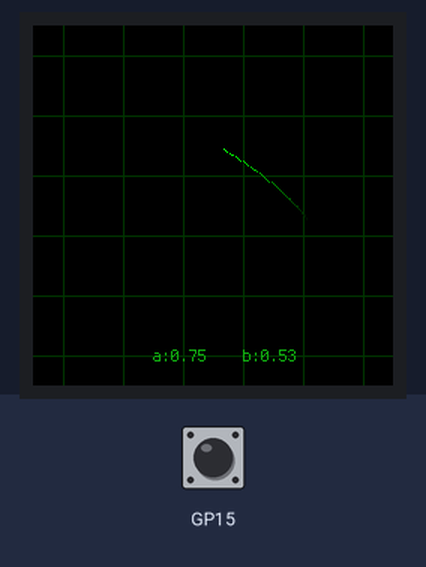
Simulated run of this program. Board: Raspberry Pi Pico running CircuitPython. Shown: 240×240 colour display. The test bench sets the inputs (shaded band); at power-on: GP15 HIGH. Random numbers come from a fixed seed.

Above: at 0.45 s.
At 3.15 s:
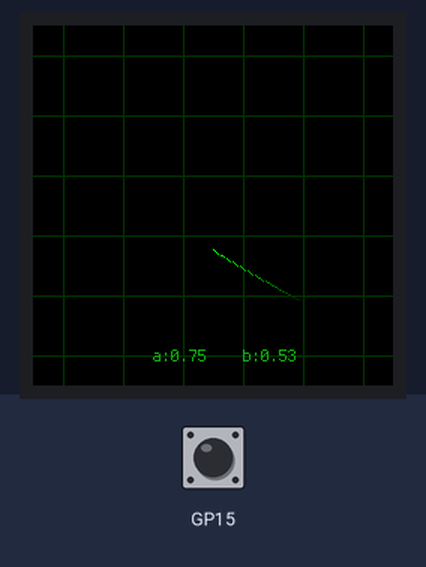
At 5.85 s:
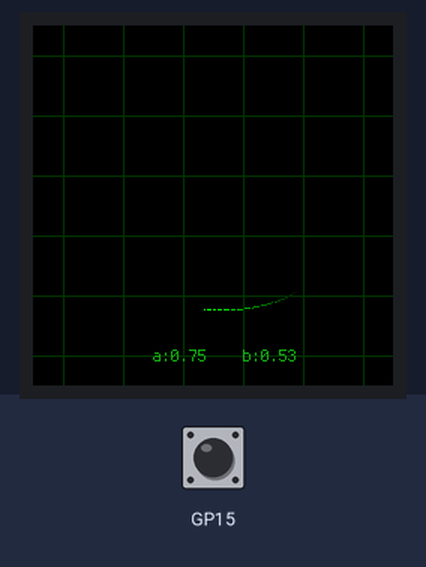
At 11.56 s:
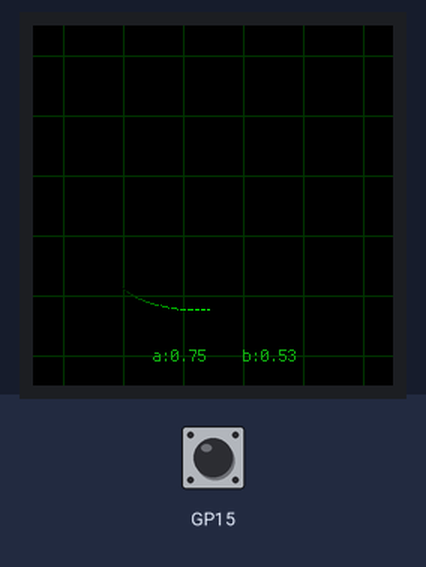
At 16.66 s:
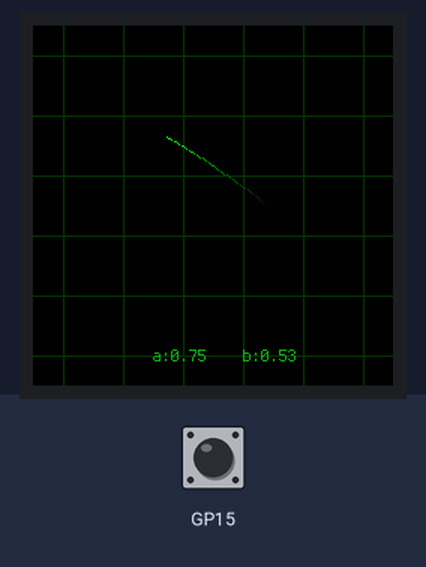
At 21.76 s:
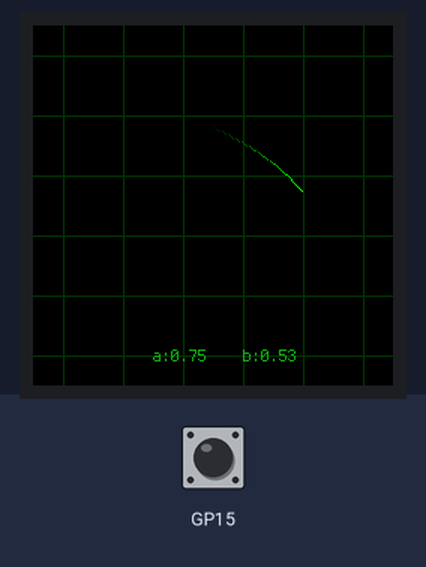

The program:

fake_vectorscope3.py
```python
# fake_vectorscope3.py -- a little fakey vectorscope in CircuitPython for 2023HackadaySupercon
# 21 Oct 2023 - @todbot / Tod Kurt#
#
import time, math, random
import board, busio
import keypad
import displayio, vectorio, terminalio
import gc9a01
from adafruit_display_text import bitmap_label as label

displayio.release_displays()

num_trails = 55  # how many shades of green
a = 0.75   # lissajous A
b = 0.53   # lissajous B
r = 70     # extent from from center
phi_inc = 0.025
#phi_inc = 0.05
change_time = 5

dw, dh = 240,240  # display dimensions

# Wiring for Pico wired as 2023Supercon badge is wired
tft_clk  = board.GP2
tft_mosi = board.GP3
tft_rst = board.GP4
tft_dc  = board.GP5
tft_cs  = board.GP1 # no, not wired up but display_bus requires it

# set up keys
#keys_arrows = keypad.Keys( (board.GP16, board.GP17, board.GP18, board.GP19),
#                    value_when_pressed=False, pull=True )
keys = keypad.Keys( (board.GP15,),  # hmm adding more pins make display not work?
                    value_when_pressed=False, pull=True )
# set up display
spi = busio.SPI(clock=tft_clk, MOSI=tft_mosi)
display_bus = displayio.FourWire(spi, command=tft_dc, chip_select=tft_cs, reset=tft_rst, baudrate=80_000_000)
display = gc9a01.GC9A01(display_bus, width=dw, height=dh, rotation=0)

main = displayio.Group()
display.root_group = main

pal = displayio.Palette(num_trails+2)
pal[0] = 0   # background
pal[1] = 0x11ff11  # main dot color
for i in range(num_trails):
    pal[2+i] = (0, int(255-(i*255/num_trails)), 0)  # trails colors
pal.make_transparent(0)
pal.make_transparent( num_trails )  # make tail of last color transparent

# make the grid lines
grid_color_idx = int(len(pal) * 0.8)
for i in range(8):
    main.append(vectorio.Rectangle(pixel_shader=pal, width=1, height=dw, x=20 + i*40, y=0, color_index=grid_color_idx))
    main.append(vectorio.Rectangle(pixel_shader=pal, width=dh, height=1, x=0, y=20 + i*40, color_index=grid_color_idx))

# make bitmap we'll scribble on
bitmap = displayio.Bitmap(dw,dh, len(pal))
tg = displayio.TileGrid(bitmap, pixel_shader=pal)
main.append(tg)

# labels showing our values
a_text  = label.Label(terminalio.FONT,text="a:%.2f" % a, x=80, y=220, color=0x11aa11)
b_text  = label.Label(terminalio.FONT,text="b:%.2f" %b, x=140, y=220, color=0x11aa11)
main.append(a_text)
main.append(b_text)

x,y = 0,0
phi = 0
last_time = time.monotonic()

trails_pos = []

display.auto_refresh = True

while True:
    # handle keys
    #while key := keys_arrows.events.get():
    #    print("hi",key)

    # erase oldest trail element
    if len(trails_pos) > num_trails:
        trails_pos.pop(0)  # remove oldest element

    # draw trail
    for i, (xt,yt) in enumerate(trails_pos):
        bitmap[xt,yt] = num_trails - i  # palette is arranged in order of brightness

    # move to new position
    phi += phi_inc
    x = 120 + int(r * math.sin( a*phi ))
    y = 120 + int(r * math.cos( b*phi ))

    bitmap[x,y] = 1 # bright green in the palette

    trails_pos.append( (x,y) )

    time.sleep(0.001)

    # if time.monotonic() - last_time > change_time:
    #     last_time = time.monotonic()
    #     bitmap.fill(0)  # clear screen
    #     trails_pos = []
    #     a = random.uniform(0.2,0.9)
    #     b = random.uniform(0.2,0.9)
    #     print("new a,b %.2f %.2f" % (a,b))
    #     a_text.text = "a:%.2f" % a
    #     b_text.text = "b:%.2f" % b


###################################################################

# fake_vectorscope1.py -- a little fakey vectorscope in CircuitPython for 2023HackadaySupercon
# 21 Oct 2023 - @todbot / Tod Kurt
#
import time, math, random
import board, busio
import displayio, vectorio
import gc9a01

displayio.release_displays()

num_trails = 60   # how long are the trails
a = 0.75   # lissajous A
b = 0.33   # lissajous B
r = 60     # extent from from center

dw, dh = 240,240  # display dimensions

# wiring for QT Py, should work on any QT Py or XIAO board
tft_clk  = board.SCK
tft_mosi = board.MOSI

tft_rst = board.MISO
tft_dc  = board.RX
tft_cs  = board.TX

spi = busio.SPI(clock=tft_clk, MOSI=tft_mosi)
display_bus = displayio.FourWire(spi, command=tft_dc, chip_select=tft_cs, reset=tft_rst, baudrate=60_000_000)
display = gc9a01.GC9A01(display_bus, width=dw, height=dh, rotation=0)

main = displayio.Group()
display.root_group = main

pal = displayio.Palette(num_trails+2)
pal[0] = 0   # background
pal[1] = 0x11ff11  # main dot color
for i in range(num_trails):
    pal[2+i] = (0, int(255-(i*255/num_trails)), 0)  # trails colors

# make the grid lines
for i in range(8):
    main.append(vectorio.Rectangle(pixel_shader=pal, width=1, height=dw, x=20 + i*40, y=0, color_index=num_trails-13))
    main.append(vectorio.Rectangle(pixel_shader=pal, width=dh, height=1, x=0, y=20 + i*40, color_index=num_trails-13))

# make the main dot
dot = vectorio.Circle(pixel_shader=pal, radius=4, x=120, y=120, color_index=1)
main.append(dot)

# make the dot trails
dots = displayio.Group()
main.append(dots)
for i in range(num_trails):
    dots.append( vectorio.Circle(pixel_shader=pal, radius=2, x=120,y=120,color_index=num_trails-i) )

x,y = 0,0
phi = 0
phi_inc = 0.08
dots_pos = []

display.auto_refresh = False
while True:

    # erase oldest trail element
    if len(dots_pos) > num_trails:
        dots_pos.pop(0)  # remove oldest element

    # draw trail
    for i, (xt,yt) in enumerate(dots_pos):
        dots[i].x = xt
        dots[i].y = yt

    # get new position
    phi += phi_inc
    x = 120 + int(r * math.sin( a*phi ))
    y = 120 + int(r * math.cos( b*phi ))
    dots_pos.append( (x,y) )
    dot.x = x
    dot.y = y

    display.refresh()
    #time.sleep(0.001)


##################################################################

# qteye.py - a stand-alone GC9A01 round LCD "eye" on a QTPy
# 23 Oct 2022 - @todbot / Tod Kurt
# Part of circuitpython-tricks/larger-tricks/eyeballs
# also see: https://todbot.com/blog/2022/05/19/multiple-displays-in-circuitpython-compiling-custom-circuitpython/

import time, math, random
import board, busio
import displayio
import adafruit_imageload
import gc9a01

displayio.release_displays()

dw, dh = 240,240  # display dimensions

# load our eye and iris bitmaps
eyeball_bitmap, eyeball_pal = adafruit_imageload.load("imgs/eye0_ball2.bmp")
iris_bitmap, iris_pal = adafruit_imageload.load("imgs/eye0_iris0.bmp")
iris_pal.make_transparent(0)
#eyelid_bitmap = displayio.OnDiskBitmap(open("/imgs/eyelid_spritesheet2.bmp", "rb"))
eyelid_bitmap, eyelid_pal = adafruit_imageload.load("/imgs/eyelid_spritesheet.bmp")
eyelid_sprites = 8 # 16
#eyelid_pal = eyelid_bitmap.pixel_shader
eyelid_pal.make_transparent(1)
# lid_up_bitmap, lid_up_pal = adafruit_imageload.load("imgs/upper.bmp")
# lid_lo_bitmap, lid_lo_pal = adafruit_imageload.load("imgs/upper.bmp")
# lid_up_pal.make_transparent(0)
# lid_lo_pal.make_transparent(0)

# compute or declare some useful info about the eyes
iris_w, iris_h = iris_bitmap.width, iris_bitmap.height  # iris is normally 110x110
iris_cx, iris_cy = dw//2 - iris_w//2, dh//2 - iris_h//2
r = 20  # allowable deviation from center for iris

# wiring for QT Py, should work on any QT Py or XIAO board
tft0_clk  = board.SCK
tft0_mosi = board.MOSI

tft_L0_rst = board.MISO
tft_L0_dc  = board.RX
tft_L0_cs  = board.TX

spi0 = busio.SPI(clock=tft0_clk, MOSI=tft0_mosi)

# class to help us track eye info (not needed for this use exactly, but I find it interesting)
class Eye:
    def __init__(self, spi, dc, cs, rst, rot=0, eye_speed=0.25, twitch=2):
        display_bus = displayio.FourWire(spi, command=dc, chip_select=cs, reset=rst, baudrate=32_000_000)
        display = gc9a01.GC9A01(display_bus, width=dw, height=dh, rotation=rot)
        display.auto_refresh = False
        main = displayio.Group()
        display.root_group = main
        self.display = display
        self.eyeball = displayio.TileGrid(eyeball_bitmap, pixel_shader=eyeball_pal)
        self.iris = displayio.TileGrid(iris_bitmap, pixel_shader=iris_pal, x=iris_cx,y=iris_cy)
        self.lids = displayio.TileGrid(eyelid_bitmap, pixel_shader=eyelid_pal, x=0, y=0, tile_width=240, tile_height=240)
        #self.lid_up = displayio.TileGrid(lid_up_bitmap, pixel_shader=lid_up_pal, x=0, y=0)
        #self.lid_lo = displayio.TileGrid(lid_lo_bitmap, pixel_shader=lid_lo_pal, x=0, y=-30)
        main.append(self.eyeball)
        main.append(self.iris)
        main.append(self.lids)
        #main.append(self.lid_up)
        #main.append(self.lid_lo)
        self.x, self.y = iris_cx, iris_cy
        self.tx, self.ty = self.x, self.y
        self.next_time = time.monotonic()
        self.eye_speed = eye_speed
        self.twitch = twitch
        self.lidpos = 0
        self.lidpos_inc = 1
        self.lid_next_time = 0

    def update(self):
        self.x = self.x * (1-self.eye_speed) + self.tx * self.eye_speed # "easing"
        self.y = self.y * (1-self.eye_speed) + self.ty * self.eye_speed
        self.iris.x = int( self.x )
        self.iris.y = int( self.y ) + 10
        if time.monotonic() > self.next_time:
            t = random.uniform(0.25,self.twitch)
            self.next_time = time.monotonic() + t
            self.tx = iris_cx + random.uniform(-r,r)
            self.ty = iris_cy + random.uniform(-r,r)
        if time.monotonic() > self.lid_next_time:
            self.lid_next_time = time.monotonic() + random.uniform(2,5)
            self.lidpos = self.lidpos + self.lidpos_inc
            self.lids[0] = self.lidpos
            if self.lidpos == 0 or self.lidpos == eyelid_sprites-1:
                self.lidpos_inc *= -1
        self.display.refresh()

# a list of all the eyes, in this case, only one
the_eyes = [
    Eye( spi0, tft_L0_dc, tft_L0_cs,  tft_L0_rst, rot=0),
]

while True:
    for eye in the_eyes:
        eye.update()
        #eye.lid_up.y += 5
        #eye.lid_lo.y += 5
```
